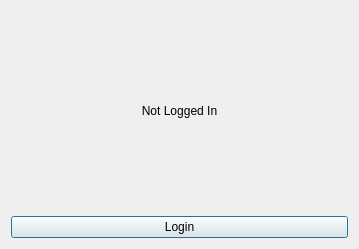
<?xml version="1.0" encoding="UTF-8"?>
<ui version="4.0">
 <class>Dialog</class>
 <widget class="QDialog" name="Dialog">
  <property name="geometry">
   <rect>
    <x>0</x>
    <y>0</y>
    <width>359</width>
    <height>249</height>
   </rect>
  </property>
  <property name="windowTitle">
   <string>Dialog</string>
  </property>
  <layout class="QVBoxLayout" name="verticalLayout">
   <item>
    <widget class="QLabel" name="label">
     <property name="text">
      <string>Not Logged In</string>
     </property>
     <property name="alignment">
      <set>Qt::AlignCenter</set>
     </property>
    </widget>
   </item>
   <item>
    <widget class="QPushButton" name="btnLogin">
     <property name="text">
      <string>Login</string>
     </property>
    </widget>
   </item>
  </layout>
 </widget>
 <resources/>
 <connections/>
</ui>
